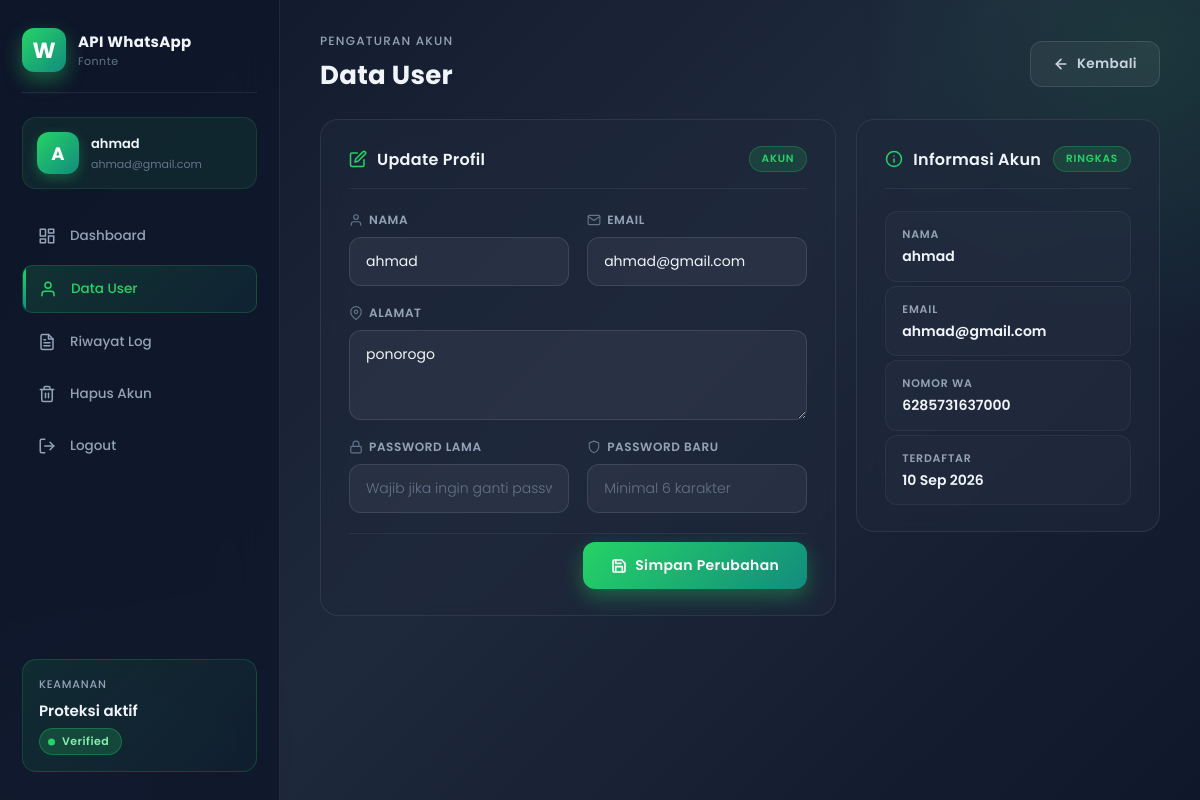
The app's page /fonnte3/user-data.php (signed in) with its own data.
### tables this page shows
CREATE TABLE `users` (
  `id` int(11) NOT NULL,
  `nama` varchar(100) NOT NULL,
  `email` varchar(150) NOT NULL,
  `no_hp` varchar(20) NOT NULL,
  `alamat` text NOT NULL,
  `password` varchar(255) NOT NULL,
  `created_at` timestamp NOT NULL DEFAULT current_timestamp()
);

### fonnte3/user-data.php (the view, shortened to what this page needs)
<?php
require_once __DIR__ . '/config/database.php';
$stmt = $pdo->prepare('SELECT id, nama, email, no_hp, alamat, created_at FROM users WHERE id = :id');
$stmt->execute(['id' => $_SESSION['user_id']]);
$user = $stmt->fetch();
$created = date('d M Y', strtotime($user['created_at']));
?>
<!DOCTYPE html>
<html lang="id">
<head>
</head>
<body class="user-body">
<div class="user-shell">
  <aside class="sidebar">
    <div class="brand-wrap">
      <div class="brand-mark">W</div>
      <div>
        <div class="brand-title">API WhatsApp</div>
        <div class="brand-subtitle">Fonnte</div>
      </div>
    </div>
    <div class="profile-mini">
      <div class="avatar"><?= strtoupper(substr($user['nama'], 0, 1)) ?></div>
      <div>
        <strong><?= htmlspecialchars($user['nama']) ?></strong>
        <small><?= htmlspecialchars($user['email']) ?></small>
      </div>
    </div>
    <nav class="sidebar-nav">
      <a href="user-dashboard.php">
        <span>
          <svg viewBox="0 0 24 24" fill="none" stroke="currentColor" stroke-width="2" stroke-linecap="round" stroke-linejoin="round">
            <rect x="3" y="3" width="7" height="9"></rect>
            <rect x="14" y="3" width="7" height="5"></rect>
            <rect x="14" y="12" width="7" height="9"></rect>
            <rect x="3" y="16" width="7" height="5"></rect>
          </svg>
        </span>
        Dashboard
      </a>
      <a href="user-data.php" class="active">
        <span>
          <svg viewBox="0 0 24 24" fill="none" stroke="currentColor" stroke-width="2" stroke-linecap="round" stroke-linejoin="round">
            <path d="M20 21v-2a4 4 0 0 0-4-4H8a4 4 0 0 0-4 4v2"></path>
            <circle cx="12" cy="7" r="4"></circle>
          </svg>
        </span>
        Data User
      </a>
      <a href="user-log.php">
        <span>
        </span>
        Riwayat Log
      </a>
      <a href="user-delete-account.php">
        <span>
        </span>
        Hapus Akun
      </a>
      <a href="user-logout.php">
        <span>
          <svg viewBox="0 0 24 24" fill="none" stroke="currentColor" stroke-width="2" stroke-linecap="round" stroke-linejoin="round">
            <path d="M9 21H5a2 2 0 0 1-2-2V5a2 2 0 0 1 2-2h4"></path>
            <polyline points="16 17 21 12 16 7"></polyline>
            <line x1="21" y1="12" x2="9" y2="12"></line>
          </svg>
        </span>
        Logout
      </a>
    </nav>
    <div class="sidebar-card">
      <small>Keamanan</small>
      <strong>Proteksi aktif</strong>
      <span class="status-pill success">Verified</span>
    </div>
  </aside>
  <main class="user-main">
    <header class="topbar">
      <div>
        <p class="eyebrow">Pengaturan akun</p>
        <h1>Data User</h1>
      </div>
      <a href="user-dashboard.php" class="modern-btn secondary">
        <svg viewBox="0 0 24 24" fill="none" stroke="currentColor" stroke-linecap="round" stroke-linejoin="round">
          <line x1="19" y1="12" x2="5" y2="12"></line>
          <polyline points="12 19 5 12 12 5"></polyline>
        </svg>
        Kembali
      </a>
    </header>
    <section class="settings-grid">
      <article class="panel form-panel">
        <div class="panel-header">
          <h3>
            <svg viewBox="0 0 24 24" fill="none" stroke="currentColor" stroke-linecap="round" stroke-linejoin="round">
              <path d="M11 4H4a2 2 0 0 0-2 2v14a2 2 0 0 0 2 2h14a2 2 0 0 0 2-2v-7"></path>
              <path d="M18.5 2.5a2.121 2.121 0 0 1 3 3L12 15l-4 1 1-4 9.5-9.5z"></path>
            </svg>
            Update Profil
          </h3>
          <span class="mini-tag">Akun</span>
        </div>
        <form method="POST" action="api/user_profile_update.php" class="user-form">
          <div class="form-grid">
            <div class="field">
              <label>
                <svg viewBox="0 0 24 24" fill="none" stroke="currentColor" stroke-linecap="round" stroke-linejoin="round">
                  <path d="M20 21v-2a4 4 0 0 0-4-4H8a4 4 0 0 0-4 4v2"></path>
                  <circle cx="12" cy="7" r="4"></circle>
                </svg>
                Nama
              </label>
              <input type="text" name="nama" required minlength="3" value="<?= htmlspecialchars($user['nama']) ?>">
            </div>
            <div class="field">
              <label>
                <svg viewBox="0 0 24 24" fill="none" stroke="currentColor" stroke-linecap="round" stroke-linejoin="round">
                  <path d="M4 4h16c1.1 0 2 .9 2 2v12c0 1.1-.9 2-2 2H4c-1.1 0-2-.9-2-2V6c0-1.1.9-2 2-2z"></path>
                  <polyline points="22,6 12,13 2,6"></polyline>
                </svg>
                Email
              </label>
              <input type="email" name="email" required value="<?= htmlspecialchars($user['email']) ?>">
            </div>
            <div class="field full">
              <label>
                <svg viewBox="0 0 24 24" fill="none" stroke="currentColor" stroke-linecap="round" stroke-linejoin="round">
                  <path d="M21 10c0 7-9 13-9 13s-9-6-9-13a9 9 0 0 1 18 0z"></path>
                  <circle cx="12" cy="10" r="3"></circle>
                </svg>
                Alamat
              </label>
              <textarea name="alamat" required><?= htmlspecialchars($user['alamat']) ?></textarea>
            </div>
            <div class="field">
              <label>
                <svg viewBox="0 0 24 24" fill="none" stroke="currentColor" stroke-linecap="round" stroke-linejoin="round">
                  <rect x="3" y="11" width="18" height="11" rx="2" ry="2"></rect>
                  <path d="M7 11V7a5 5 0 0 1 10 0v4"></path>
                </svg>
                Password Lama
              </label>
              <input type="password" name="old_password" placeholder="Wajib jika ingin ganti password">
            </div>
            <div class="field">
              <label>
                <svg viewBox="0 0 24 24" fill="none" stroke="currentColor" stroke-linecap="round" stroke-linejoin="round">
                  <path d="M12 22s8-4 8-10V5l-8-3-8 3v7c0 6 8 10 8 10z"></path>
                </svg>
                Password Baru
              </label>
              <input type="password" name="new_password" minlength="6" placeholder="Minimal 6 karakter">
            </div>
          </div>
          <div class="form-actions modern-actions">
            <button type="submit" class="modern-btn primary submit-btn">
              <svg viewBox="0 0 24 24" fill="none" stroke="currentColor" stroke-linecap="round" stroke-linejoin="round">
                <path d="M19 21H5a2 2 0 0 1-2-2V5a2 2 0 0 1 2-2h11l5 5v11a2 2 0 0 1-2 2z"></path>
                <polyline points="17 21 17 13 7 13 7 21"></polyline>
                <polyline points="7 3 7 8 15 8"></polyline>
              </svg>
              Simpan Perubahan
            </button>
          </div>
        </form>
      </article>
      <article class="panel panel-side">
        <div class="panel-header">
          <h3>
            <svg viewBox="0 0 24 24" fill="none" stroke="currentColor" stroke-linecap="round" stroke-linejoin="round">
              <circle cx="12" cy="12" r="10"></circle>
              <line x1="12" y1="16" x2="12" y2="12"></line>
              <line x1="12" y1="8" x2="12.01" y2="8"></line>
            </svg>
            Informasi Akun
          </h3>
          <span class="mini-tag">Ringkas</span>
        </div>
        <div class="account-box">
          <div class="account-row">
            <span>Nama</span>
            <strong><?= htmlspecialchars($user['nama']) ?></strong>
          </div>
          <div class="account-row">
            <span>Email</span>
            <strong><?= htmlspecialchars($user['email']) ?></strong>
          </div>
          <div class="account-row">
            <span>Nomor WA</span>
            <strong><?= htmlspecialchars($user['no_hp']) ?></strong>
          </div>
          <div class="account-row">
            <span>Terdaftar</span>
            <strong><?= htmlspecialchars($created) ?></strong>
          </div>
        </div>
      </article>
    </section>
  </main>
</div>
</body>
</html>

### records on screen
users: nama "A", nama "ahmad", email "ahmad@gmail.com", alamat "ponorogo", no_hp "6285731637000", created_at "10 Sep 2026"
